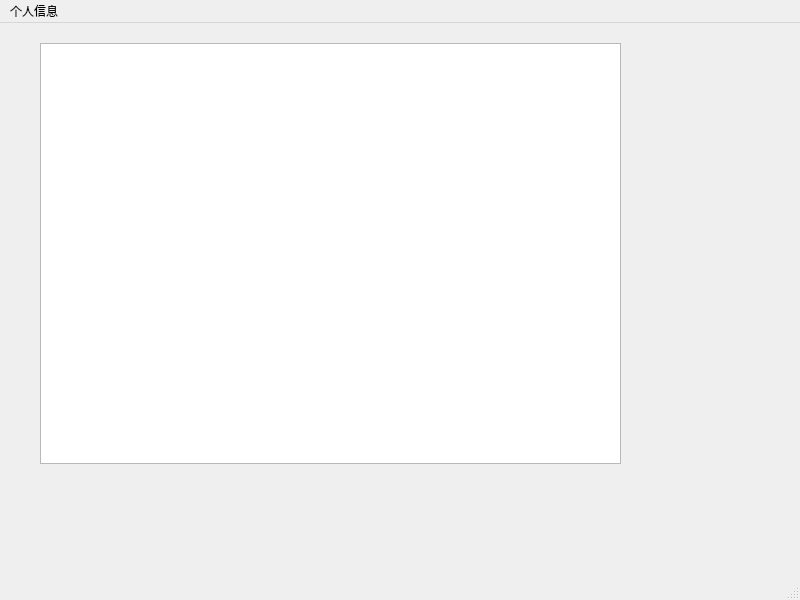
<?xml version="1.0" encoding="UTF-8"?>
<ui version="4.0">
 <class>MainWindow</class>
 <widget class="QMainWindow" name="MainWindow">
  <property name="geometry">
   <rect>
    <x>0</x>
    <y>0</y>
    <width>800</width>
    <height>600</height>
   </rect>
  </property>
  <property name="windowTitle">
   <string>主界面</string>
  </property>
  <widget class="QWidget" name="centralwidget">
   <widget class="QTableWidget" name="tableWidget">
    <property name="geometry">
     <rect>
      <x>40</x>
      <y>20</y>
      <width>581</width>
      <height>421</height>
     </rect>
    </property>
   </widget>
  </widget>
  <widget class="QMenuBar" name="menubar">
   <property name="geometry">
    <rect>
     <x>0</x>
     <y>0</y>
     <width>800</width>
     <height>23</height>
    </rect>
   </property>
   <widget class="QMenu" name="menu">
    <property name="title">
     <string>个人信息</string>
    </property>
    <addaction name="actionpwd"/>
   </widget>
   <addaction name="menu"/>
  </widget>
  <widget class="QStatusBar" name="statusbar"/>
  <action name="actionpwd">
   <property name="text">
    <string>修改密码</string>
   </property>
  </action>
 </widget>
 <resources/>
 <connections/>
</ui>
